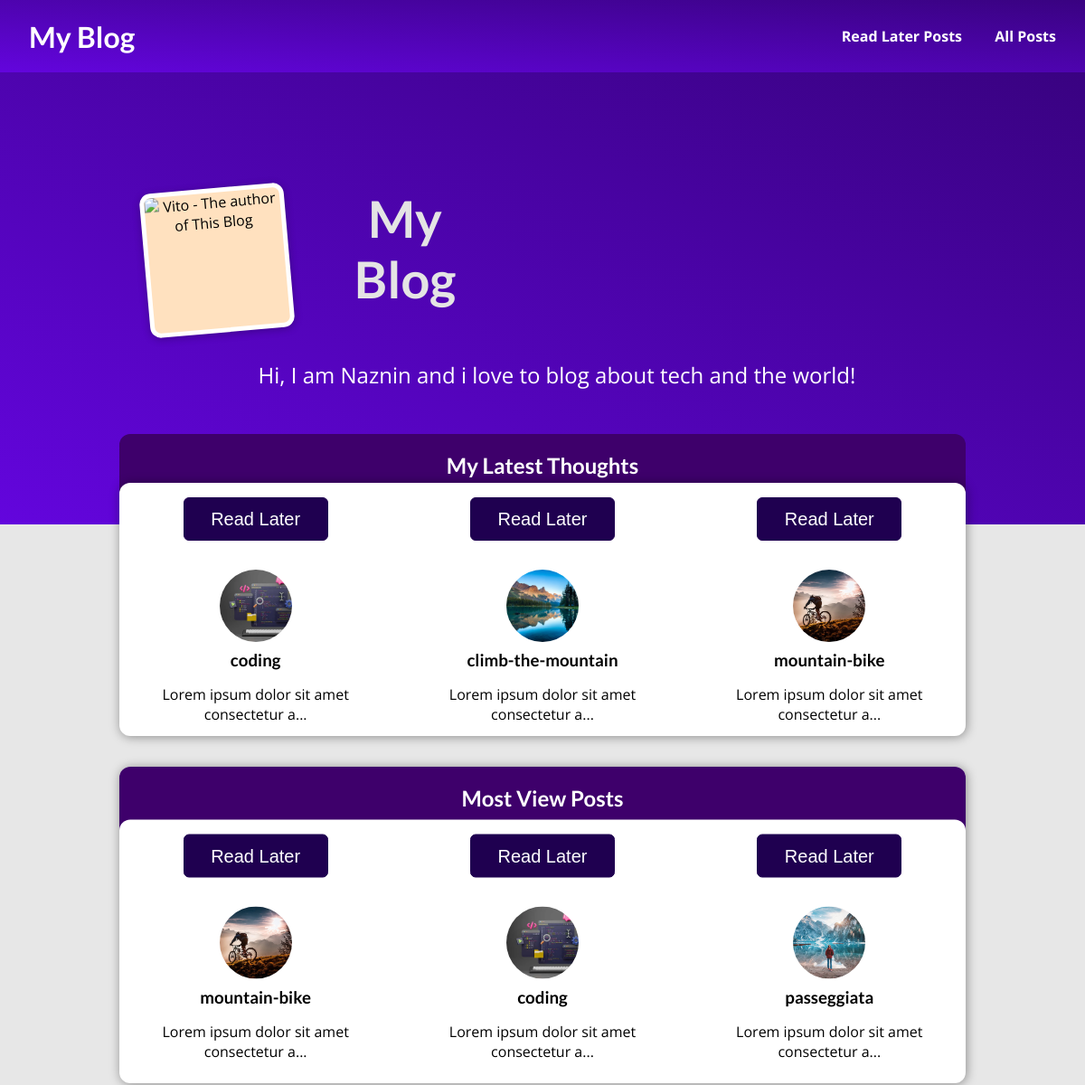
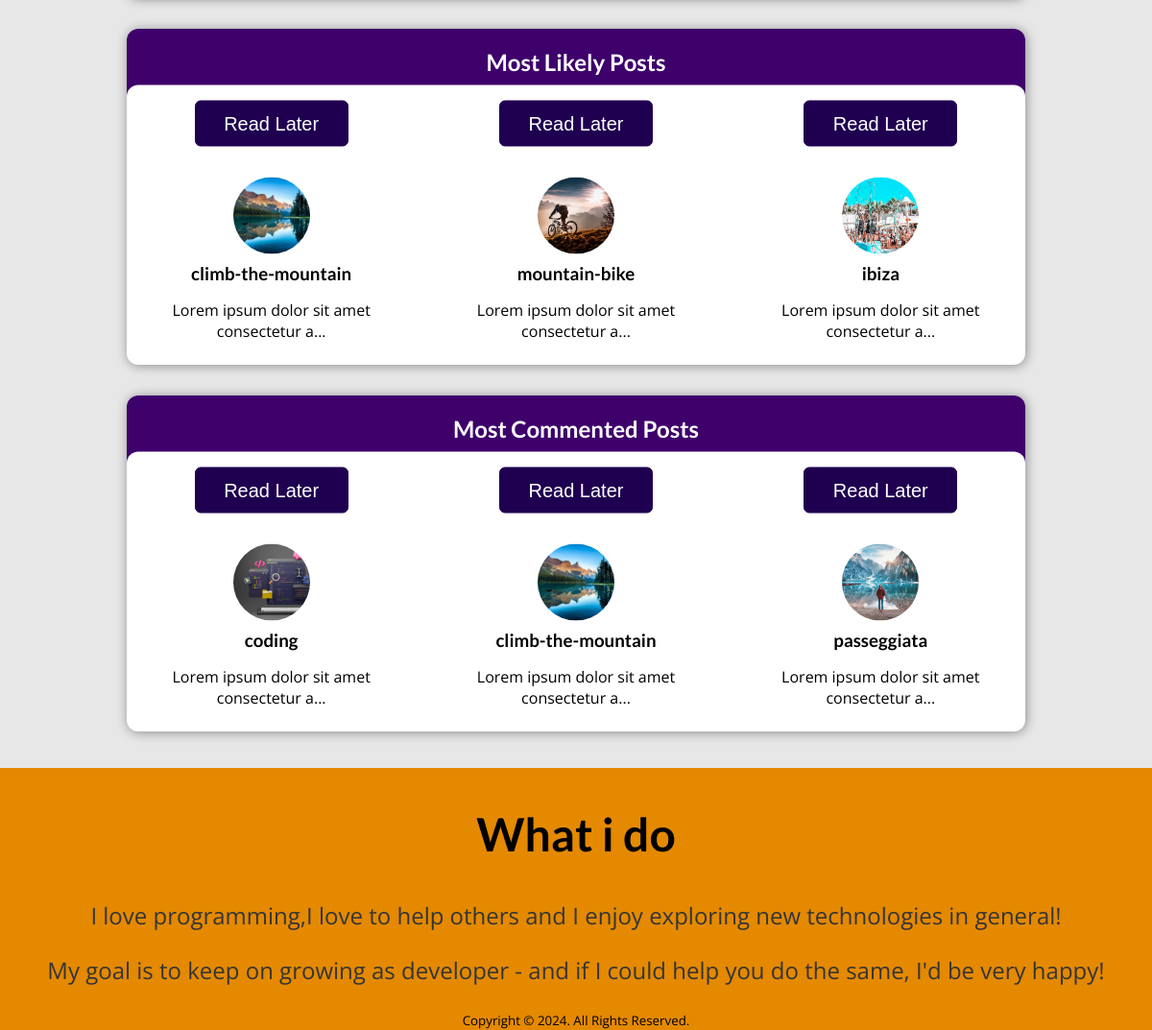
The page / on the database its author committed (2 pictures, top to bottom).
### blog/models.py (models this page shows, shortened)
class Post(models.Model):
    title = models.CharField(max_length=80)
    first_name = models.CharField(max_length=80, null=True)
    last_name = models.CharField(max_length=80, null=True)
    e_mail_address = models.EmailField(null=True)
    excerpt = models.CharField(max_length=100)
    image = models.ImageField(upload_to="images", null=True)
    date = models.DateField(auto_now=True)
    slug = models.SlugField(unique=True,db_index=True)
    content = models.TextField(validators=[MinLengthValidator(10)])
    caption = models.CharField(max_length=20, null=True)
    views = models.IntegerField(null= True)
    like = models.IntegerField(null=True)
    comments = models.IntegerField(null=True)

### blog/views.py (the view)
# urls.py: path("", views.starting_page, name="starting-page"),
def starting_page(request):
    latest_posts  = Post.objects.all().order_by("-date")[:3]
    mostview_posts = Post.objects.all().order_by("-views")[:3]
    mostlike_posts = Post.objects.all().order_by("-like")[:3]
    mostcomment_posts = Post.objects.all().order_by("-comments")[:3]
    request.session['page_type'] = 'index'
    request.session.save()
    return render(request, "blogs/index.html", {
        "posts": latest_posts,
        "session": request.session,
        "view_post": mostview_posts,
        "like_post": mostlike_posts,
        "comment_post": mostcomment_posts,
        "page_type": request.session['page_type']
    })

### blog/templates/blogs/index.html (shortened to what this page needs)
{% load static %}
<!DOCTYPE html>
<html lang="en">
<head>
    <link rel="stylesheet" href="{% static 'blogs/style.css' %}">
</head>
<body>
    <header id ="main-navigation">
        <h1>
            <a href="{% url 'starting-page' %}">My Blog</a>
        </h1>
        <nav class="primary-nav">
            <a class="first" href="{% url 'read' %}">Read Later Posts</a>
            <a href="{% url 'posts-page' %}">All Posts</a>
        </nav>
    </header>
    <section id="welcome">
        <header>
            <img src="https://img.freepik.com/free-photo/hiker-going-up-aiguille-du-midi_53876-139593.jpg?w=1060&t=st=1685441839~exp=1685442439~hmac=0beac63a69babba7351a9bb1753cda2be13e89b410639bdbdc4ddb11a76dd385" alt="Vito - The author of This Blog">
            <h2>My Blog</h2>
        </header>
        <p>Hi, I am Naznin and i love to blog about tech and the world!</p>
    </section>
    <div class="center-item">
        <section id="top-section-posts">
            <div class="title">
                <h2>My Latest Thoughts</h2>
            </div>
            <div class="angolo-sec-1">
                <ul>
                    {% for post in posts %}
                        {% include "blogs/includes/posts.html" %}
                    {% endfor %}
                </ul>
            </div>
        </section>
        <div class="other-section-post">
            <section id="posts">
                <div class="title">
                    <h2>Most View Posts</h2>
                </div>
                <div class="angolo">
                    <ul>
                        {% for post in view_post %}
                            {% include "blogs/includes/posts.html" %}
                        {% endfor %}
                    </ul>
                </div>
            </section>
            <section id="posts">
                <div class="title">
                    <h2>Most Likely Posts</h2>
                </div>
                <div class="angolo">
                    <ul>
                        {% for post in like_post %}
                            {% include "blogs/includes/posts.html" %}
                        {% endfor %}
                    </ul>
                </div>
            </section>
            <section id="posts">
                <div class="title">
                    <h2>Most Commented Posts</h2>
                </div>
                <div class="angolo">
                    <ul>
                        {% for post in comment_post %}
                            {% include "blogs/includes/posts.html" %}
                        {% endfor %}
                    </ul>
                </div>
            </section>
        </div>
        <footer id="about">
            <h2>What i do</h2>
            <p>I love programming,I love to help others and I enjoy exploring new technologies in general! </p>
            <p>My goal is to keep on growing as developer - and if I could help you do the same, I'd be very happy!</p>
            <small>
                Copyright © 2024. All Rights Reserved.
            </small>
        </footer>
    </div>
</body>
</html>

### blog/templates/blogs/includes/posts.html (shortened to what this page needs)
{% load static %}
<li>
    <article class="post">
        {% if post.slug in session %}
        <div class="remove">
            <form action="{% url 'delete' %}" method="POST">
            {% csrf_token %}
                <input type="hidden" name="page_type" value="{{ post.page_type }}">
                <input type="hidden" name="slug", value="{{ post.slug }}">
                <button class="RemoveFromRead">Remove From Read Later X</button>
            </form>
        </div>
        {% else %}
        <div class="add">
            <form action="{% url 'addtoread' %}" method="POST">
                <button class="AddtoRead">Read Later</button>
            </form>
        </div>
        {% endif %}
        <a href="posts/{{post.slug}}">
            <img src=" {{ post.image.url }}" alt="{{ post.excerpt }}" width="300px">
            <div class="post__content">
                <h3>{{ post.title }}</h3>
                <p>{{ post.content|slice:40}}...</p>
            </div>
        </a>
    </article>
</li>

### blog/static/blogs/style.css (style rules this page uses)
* { box-sizing: border-box; }
html { font-family: 'Open Sans', 'Lato', sans-serif; width: 100%; }
body { margin: 0; width: 100%; background-color: #e7e7e7; }
h1, h2, h3 { font-family: 'Lato', sans-serif; font-weight: bold; }
#main-navigation { width: 100%; height: 5rem; display: flex; align-items: center; position: absolute; top: 0; left: 0; background: linear-gradient(to right top, #6305dd, #390281); }
#main-navigation a { text-decoration: none; color: white; font-weight: bold; margin-left: 2rem; }
.primary-nav { position: absolute; right: 2rem; }
#welcome { background: linear-gradient(to right top, #6305dd, #390281); text-align: center; position: absolute; top: 5rem; margin-left: 0; width: 100%; height: 500px; }
#welcome header { display: flex; margin-top: 8rem; margin-left: 10rem; }
#welcome img { width: 10rem; height: 10rem; object-fit: cover; object-position: top; border: 5px solid white; border-radius: 12px; background-color: #ffe1bf; transform: rotateZ(-5deg); box-shadow: 0 2px 8px rgba(0, 0, 0, 0.25); }
#welcome h2 { font-size: 3.5rem; margin-left: 3rem; margin-bottom: 2rem; margin-top: 0rem; color: #e4e4e4; width: 10rem; }
#welcome p { margin-left: 2rem; color: white; font-size: 1.5rem; }
#top-section-posts { position: absolute; top: 30rem; border-radius: 12px 12px 12px 12px; width: 58.5rem; height: 300px; }
.other-section-post { position: absolute; top: 51rem; width: 58.5rem; }
#posts { margin-top: 2rem; background-color: white; border-radius: 12px; width: 58.5rem; box-shadow: 1px 1px 12px rgba(0, 0, 0, 0.4); height: 350px; }
#posts h2, #top-section-posts h2 { text-align: center; color: white; }
#posts ul, #top-section-posts ul { list-style: none; margin: 0; padding: 0; display: flex; gap: 1rem; text-align: center; border-radius: 12px 12px 0px 0px; }
#posts li, #top-section-posts li { flex: 1; }
.center-item { display: flex; flex-direction: column; align-items: center; justify-content: center; text-align: center; height: 100vh; }
#about { position: absolute; top: 125rem; background-color: #e48900; width: 100%; }
#about h2 { font-size: 3rem; }
#about p { font-size: 1.5rem; color: #353535; }
.title { position: relative; width: 100%; background-color: #3e006b; border-radius: 12px 12px 0 0; overflow: hidden; margin-bottom: 1rem; height: 80px; }
.angolo { border-radius: 12px 12px 0 0; background-color: white; transform: translate(0%, -15%); height: 250px; }
.angolo-sec-1 { height: 280px; border-radius: 12px 12px 12px 12px; background-color: white; transform: translate(0%, -15%); box-shadow: 1px 1px 12px rgba(0, 0, 0, 0.4); }
.post { display: flex; flex-direction: column; align-items: center; text-align: center; }
.post a { text-decoration: none; color: black; transition: all 0.3s ease; padding: 2rem; height: 200px; width: 300px; }
.post img { width: 5rem; height: 5rem; object-fit: cover; border-radius: 50%; }
.post h3 { margin: 0.25rem 0; }
.AddtoRead { margin-left: 0rem; margin-top: 1rem; }
button { display: block; cursor: pointer; padding: 0.5rem 1.5rem; border-radius: 6px; background-color: #1f0050; color: white; border: 1px solid #1f0050; }
button { width: 10rem; height: 3rem; font-size: 20px; margin-top: 4rem; cursor: pointer; padding: 0.5rem 1.5rem; border-radius: 6px; background-color: #1f0050; color: white; border: 1px solid #1f0050; }

### rows shown on the page
Post: image (picture), title "coding", content "Lorem ipsum dolor sit amet consectetur a"
Post: image (picture), title "climb-the-mountain", content "Lorem ipsum dolor sit amet consectetur a"
Post: image (picture), title "mountain-bike", content "Lorem ipsum dolor sit amet consectetur a"
Post: image (picture), title "passeggiata", content "Lorem ipsum dolor sit amet consectetur a"
Post: image (picture), title "ibiza", content "Lorem ipsum dolor sit amet consectetur a"
